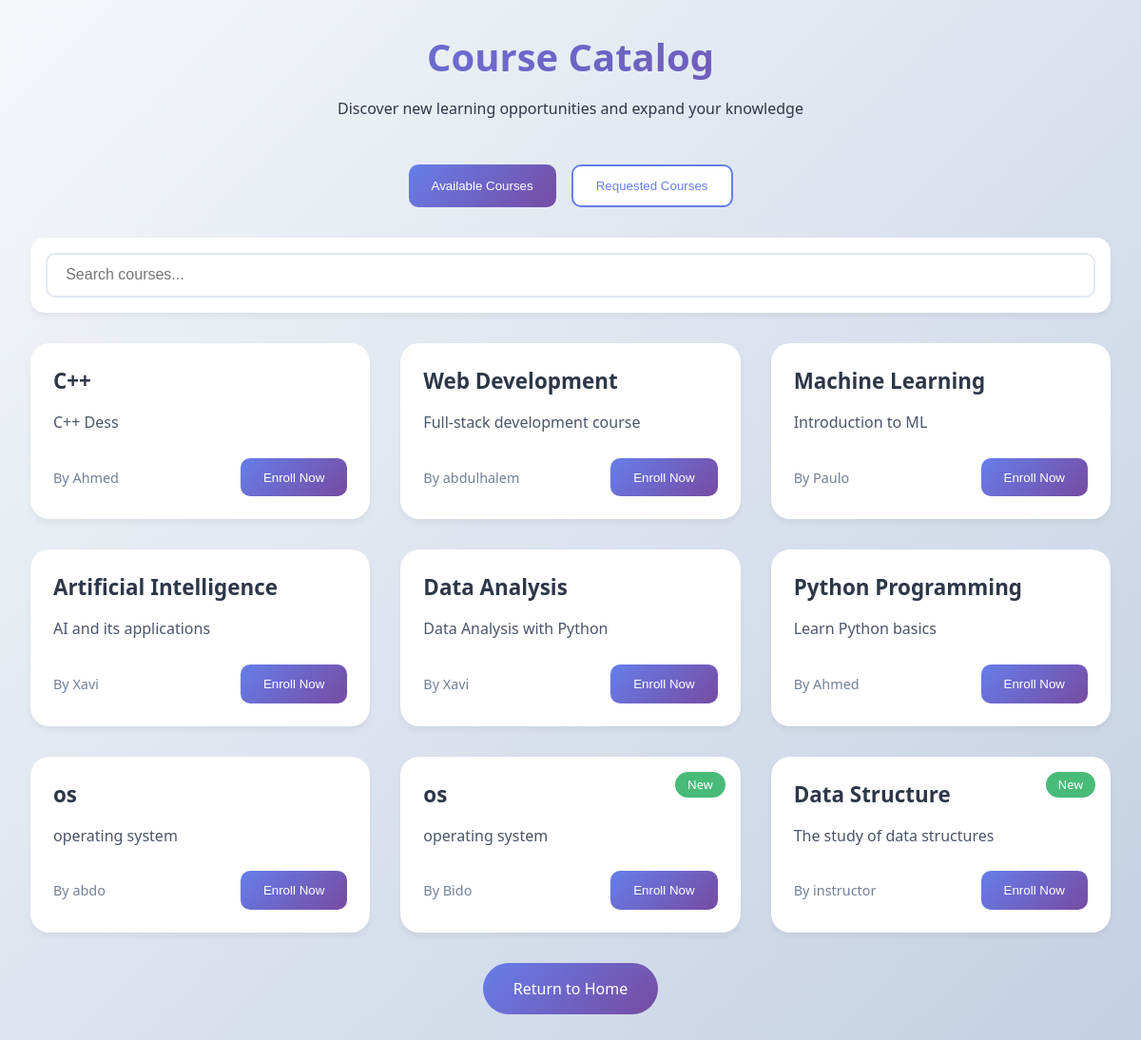
The app's page /Examinee/avaliable_course.php (signed in) with its own data.
### tables this page shows
CREATE TABLE `courses` (
  `id` int(11) NOT NULL,
  `name` text NOT NULL,
  `description` text DEFAULT NULL,
  `created_by` int(11) NOT NULL,
  `created_at` datetime DEFAULT current_timestamp()
);

CREATE TABLE `users` (
  `id` int(11) NOT NULL,
  `username` text NOT NULL,
  `password` text NOT NULL,
  `email` text NOT NULL,
  `role_id` int(11) NOT NULL,
  `created_at` datetime DEFAULT current_timestamp(),
  `updated_at` datetime DEFAULT current_timestamp()
);

### Examinee/avaliable_course.php (the view, shortened to what this page needs)
<!DOCTYPE html>
<html lang="en">
<head>
    </head>
<body>
    <?php
    require_once('config.php');
    $user_id = $_SESSION['user_id'];
    $view_type = isset($_GET['view']) ? $_GET['view'] : 'available';
    $available_sql = "
        SELECT c.id, c.name, c.description, c.created_by, u.username as instructor_name,
               DATEDIFF(CURRENT_DATE, c.created_at) as days_old
        FROM courses c
        LEFT JOIN users u ON c.created_by = u.id
        WHERE c.id NOT IN (
            SELECT course_id FROM enrollment WHERE user_id = ?
        )
    ";
    $requested_sql = "
        SELECT c.id, c.name, c.description, c.created_by, u.username as instructor_name,
               e.enroll_at, e.accepted
        FROM courses c
        JOIN enrollment e ON c.id = e.course_id
        LEFT JOIN users u ON c.created_by = u.id
        WHERE e.user_id = ? AND e.accepted = 0
    ";
    ?>
    <div class="courses-container">
        <div class="header">
            <h1>Course Catalog</h1>
            <p>Discover new learning opportunities and expand your knowledge</p>
        </div>
        <div class="view-toggle">
            <button class="toggle-btn <?php echo $view_type === 'available' ? 'active' : ''; ?>"
                    onclick="window.location.href='?view=available'">
                Available Courses
            </button>
            <button class="toggle-btn <?php echo $view_type === 'requested' ? 'active' : ''; ?>"
                    onclick="window.location.href='?view=requested'">
                Requested Courses
            </button>
        </div>
        <div class="search-section">
            <div class="search-container">
                <input type="text" class="search-input" placeholder="Search courses..." id="searchInput">
            </div>
        </div>
        <div class="courses-grid">
            <?php
            $stmt = $conn->prepare($view_type === 'available' ? $available_sql : $requested_sql);
            $stmt->bind_param("i", $user_id);
            $stmt->execute();
            $result = $stmt->get_result();
            if ($result->num_rows > 0):
                while ($course = $result->fetch_assoc()):
            ?>
                <div class="course-card" data-course-name="<?php echo strtolower($course['name']); ?>">
                    <?php if ($view_type === 'available'): ?>
                        <?php if ($course['days_old'] <= 7): ?>
                            <span class="new-badge">New</span>
                        <?php endif; ?>
                    <?php else: ?>
                        <span class="status-badge status-pending">Pending Approval</span>
                    <?php endif; ?>
                    <h2 class="course-title"><?php echo htmlspecialchars($course['name']); ?></h2>
                    <p class="course-description"><?php echo htmlspecialchars($course['description']); ?></p>
                    <div class="course-meta">
                        <span class="instructor">By <?php echo htmlspecialchars($course['instructor_name']); ?></span>
                        <?php if ($view_type === 'available'): ?>
                            <button class="enroll-btn" onclick="enrollCourse(<?php echo $course['id']; ?>)">Enroll Now</button>
                        <?php else: ?>
                            <span>Requested on <?php echo date('M d, Y', strtotime($course['enroll_at'])); ?></span>
                        <?php endif; ?>
                    </div>
                </div>
            <?php
                endwhile;
            endif; ?>
        </div>
        <div style="text-align: center;">
            <a href="dashboard.php" class="btn-back">Return to Home</a>
        </div>
    </div>
</body>
</html>

### Examinee/avaliable_course.php (style rules this page uses)
* { margin: 0; padding: 0; box-sizing: border-box; }
body { font-family: 'Segoe UI', Tahoma, Geneva, Verdana, sans-serif; background: linear-gradient(135deg, #f5f7fa 0%, #c3cfe2 100%); min-height: 100vh; padding: 2rem; }
.courses-container { max-width: 1200px; margin: 0 auto; }
.header { text-align: center; margin-bottom: 3rem; color: #2d3748; opacity: 0; transform: translateY(20px); }
.header h1 { font-size: 2.5rem; margin-bottom: 1rem; background: linear-gradient(135deg, #667eea 0%, #764ba2 100%); -webkit-background-clip: text; -webkit-text-fill-color: transparent; }
.search-section { margin-bottom: 2rem; opacity: 0; transform: translateY(20px); }
.search-container { display: flex; gap: 1rem; background: white; padding: 1rem; border-radius: 15px; box-shadow: 0 4px 6px rgba(0, 0, 0, 0.05); }
.search-input { flex: 1; padding: 0.8rem 1.2rem; border: 2px solid #e2e8f0; border-radius: 10px; font-size: 1rem; transition: all 0.3s ease; }
.courses-grid { display: grid; grid-template-columns: repeat(auto-fill, minmax(300px, 1fr)); gap: 2rem; }
.course-card { background: white; border-radius: 20px; padding: 1.5rem; box-shadow: 0 4px 6px rgba(0, 0, 0, 0.05); transition: all 0.3s ease; opacity: 0; transform: translateY(20px); position: relative; overflow: hidden; }
.course-card::before { content: ''; position: absolute; top: 0; left: 0; width: 100%; height: 5px; background: linear-gradient(135deg, #667eea 0%, #764ba2 100%); opacity: 0; transition: opacity 0.3s ease; }
.course-title { font-size: 1.4rem; color: #2d3748; margin-bottom: 1rem; font-weight: 600; }
.course-description { color: #4a5568; margin-bottom: 1.5rem; line-height: 1.6; }
.course-meta { display: flex; justify-content: space-between; align-items: center; margin-top: auto; }
.instructor { color: #718096; font-size: 0.9rem; }
.enroll-btn { padding: 0.8rem 1.5rem; background: linear-gradient(135deg, #667eea 0%, #764ba2 100%); color: white; border: none; border-radius: 10px; cursor: pointer; transition: all 0.3s ease; font-weight: 500; }
.btn-back { display: inline-block; padding: 1rem 2rem; background: linear-gradient(135deg, #667eea 0%, #764ba2 100%); color: white; text-decoration: none; border-radius: 30px; margin: 2rem; transition: transform 0.3s ease, box-shadow 0.3s ease; }
.new-badge { position: absolute; top: 1rem; right: 1rem; background: #48bb78; color: white; padding: 0.3rem 0.8rem; border-radius: 20px; font-size: 0.8rem; animation: pulse 2s infinite; }
.view-toggle { display: flex; justify-content: center; gap: 1rem; margin-bottom: 2rem; opacity: 0; transform: translateY(20px); }
.toggle-btn { padding: 0.8rem 1.5rem; background: white; border: 2px solid #667eea; color: #667eea; border-radius: 10px; cursor: pointer; transition: all 0.3s ease; font-weight: 500; }
.toggle-btn.active { background: linear-gradient(135deg, #667eea 0%, #764ba2 100%); color: white; border: none; }

### records on screen
courses: name "C++", description "C++ Dess", created_by.username "Ahmed"
courses: name "Web Development", description "Full-stack development course", created_by.username "abdulhalem"
courses: name "Machine Learning", description "Introduction to ML", created_by.username "Paulo"
courses: name "Artificial Intelligence", description "AI and its applications", created_by.username "Xavi"
courses: name "Data Analysis", description "Data Analysis with Python", created_by.username "Xavi"
courses: name "Python Programming", description "Learn Python basics", created_by.username "Ahmed"
courses: name "os", description "operating system", created_by.username "abdo"
courses: shows "New", name "os", description "operating system", created_by.username "Bido"
courses: shows "New", name "Data Structure", description "The study of data structures", created_by.username "instructor"
